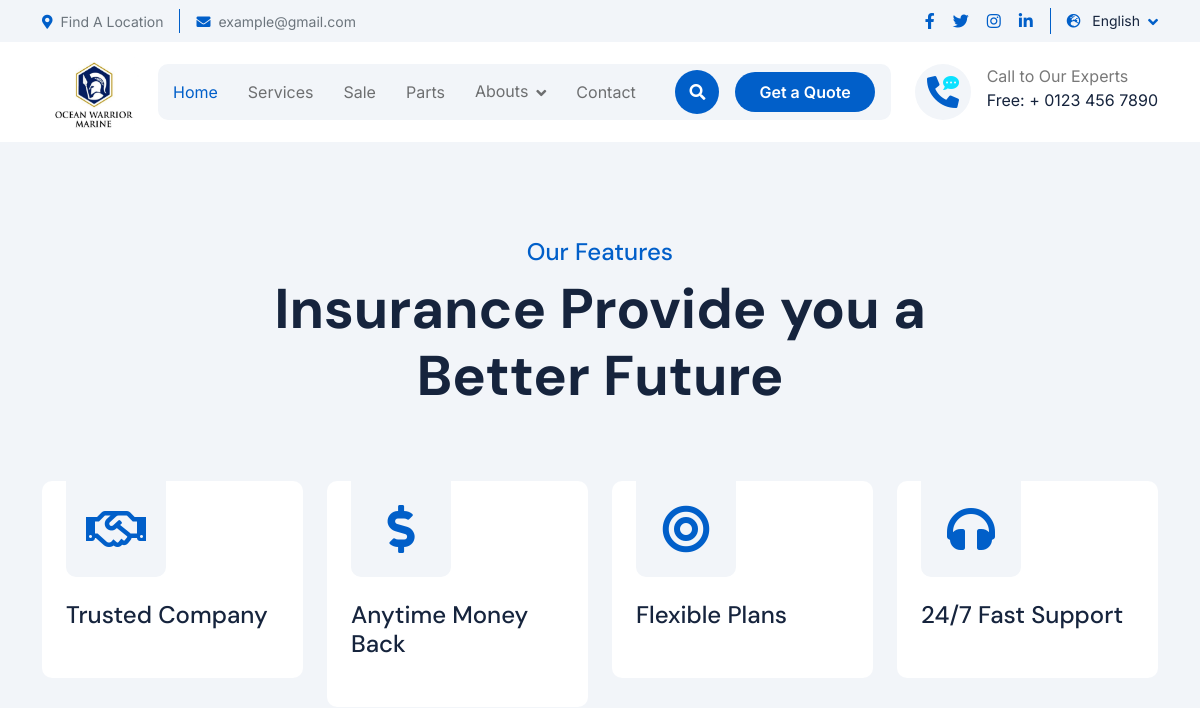
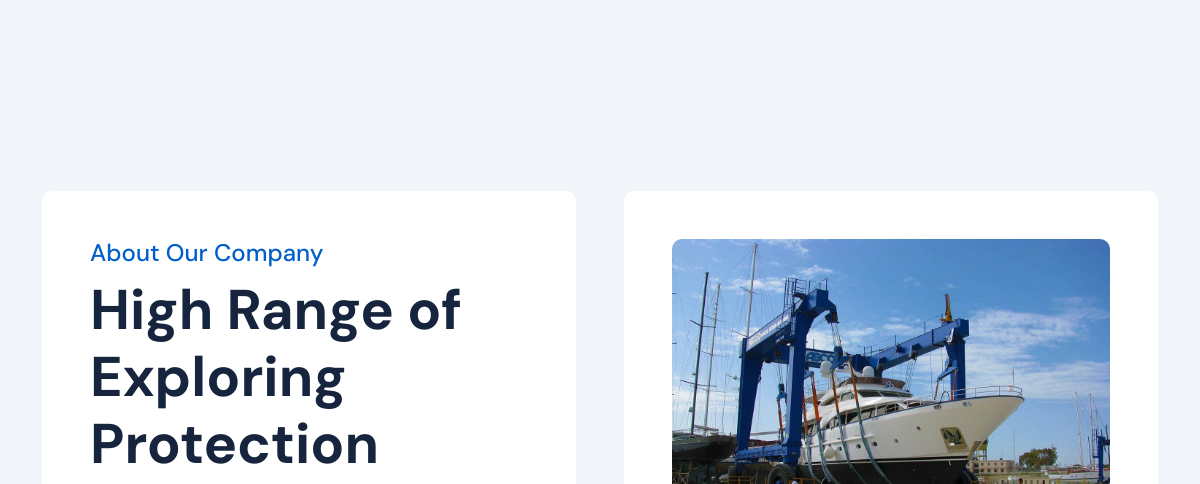
Before: / (upper part) with the older database file (2 pictures, top to bottom).
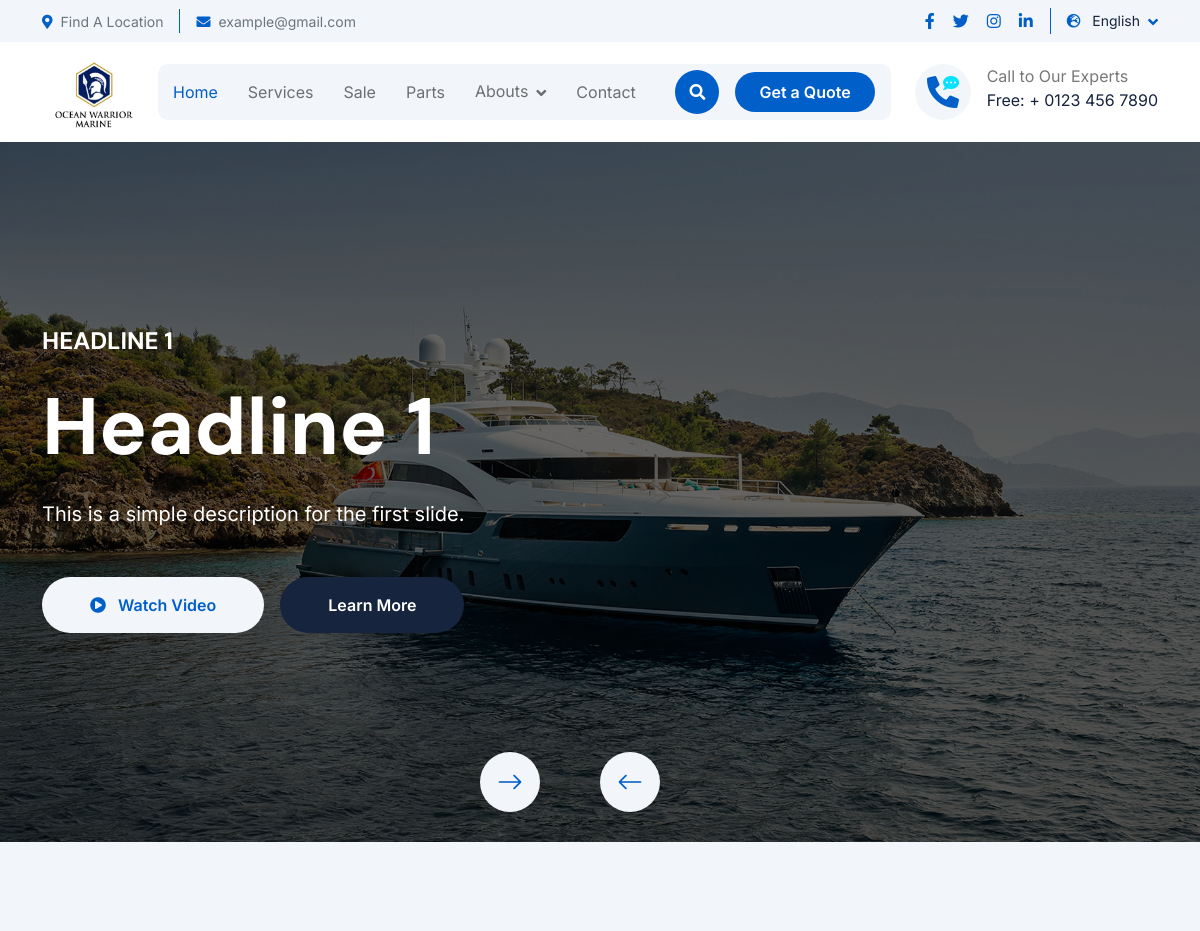
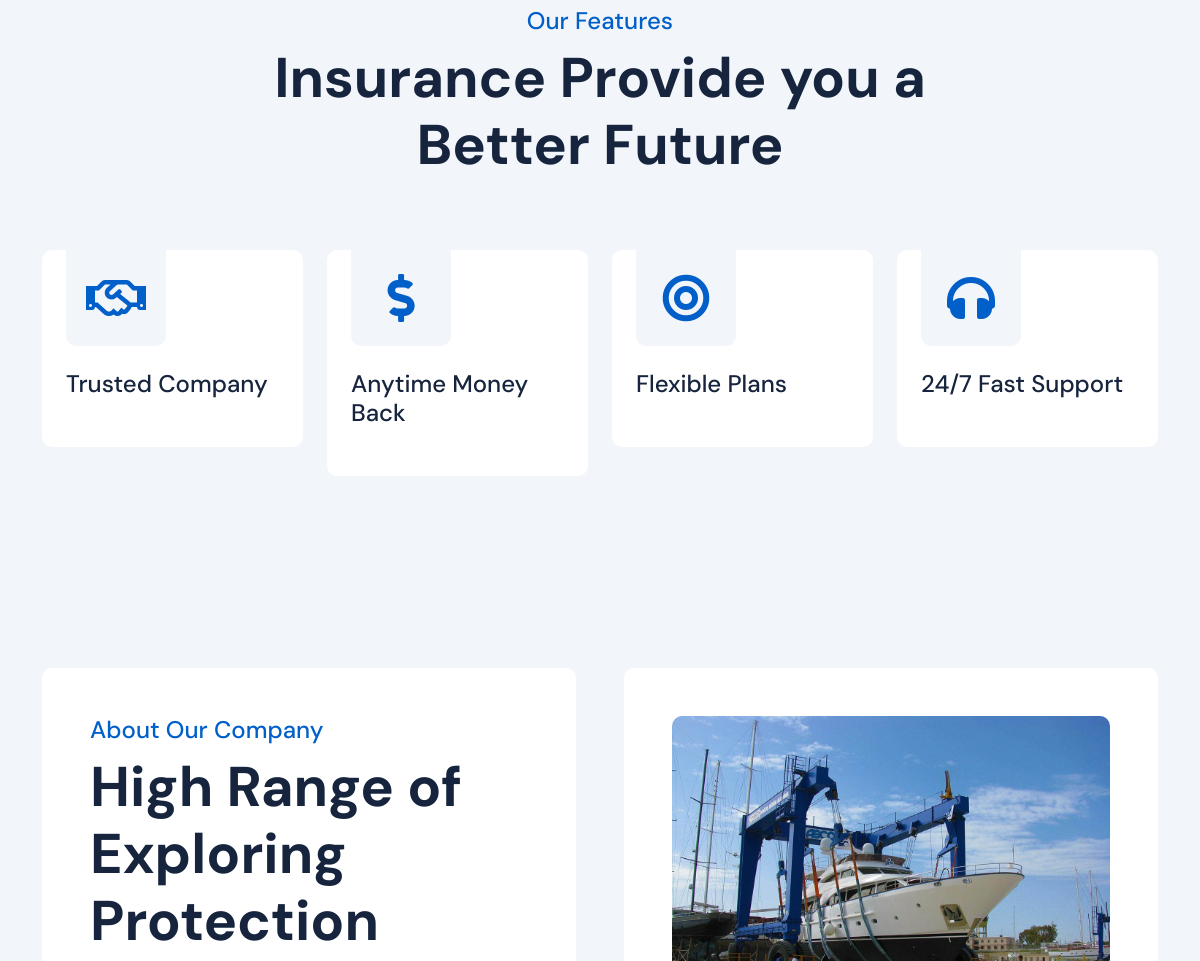
After: the same page with the newer database file (2 pictures, top to bottom).
### settings/models.py (models this page shows, shortened)
class Images(models.Model):
    title = models.CharField(_("title"), max_length=150 , help_text=_('this title is display in slider in home page'))
    settings = models.ForeignKey(Settings, related_name='home_image',verbose_name="home_image", on_delete=models.CASCADE)
    description = models.TextField(max_length=1000)
    image = models.ImageField(_("image"), upload_to='homeImages/' , help_text='this image is display in slider in home page')
    class Meta:
        verbose_name = _("Home Images")
        verbose_name_plural = _("Home Images")

### settings/views.py (the view)
# urls.py: 2. Add a URL to urlpatterns:  path('', views.home, name='home')
def home(request):
    about = AboutUS.objects.last()
    faqs = FAQ.objects.all()
    services = Services.objects.all()[:4]
    images = Images.objects.all()
    context = {
        'about':about,
        'faqs':faqs,
        'services':services,
        'images':images,
    }
    return render(request , 'home.html' , context)

### settings/templates/home.html (shortened to what the changed rows need)
{% extends "base.html" %}
{% load static %}
{% block body %}
<div class="header-carousel owl-carousel">
    {% for image in images %}
    <div class="header-carousel-item" style="background: linear-gradient(to bottom, rgba(0, 0, 0, 0.5), rgba(0, 0, 0, 0.5)), url('{{ image.image.url }}'); background-size: cover; background-position: center;">
        <div class="carousel-caption">
            <div class="container">
                <div class="row g-4 align-items-center">
                    <div class="col-lg-7 animated fadeInLeft">
                        <div class="text-sm-center text-md-start">
                            <h4 class="text-white text-uppercase fw-bold mb-4">{{ image.title }}</h4>
                            <h1 class="display-1 text-white mb-4">{{ image.title }}</h1>
                            <p class="mb-5 fs-5">{{ image.description }}</p>
                            <div class="d-flex justify-content-center justify-content-md-start flex-shrink-0 mb-4">
                                <a class="btn btn-light rounded-pill py-3 px-4 px-md-5 me-2" href="#"><i class="fas fa-play-circle me-2"></i> Watch Video</a>
                                <a class="btn btn-dark rounded-pill py-3 px-4 px-md-5 ms-2" href="#">Learn More</a>
                            </div>
                        </div>
                    </div>
                </div>
            </div>
        </div>
    </div>
    {% endfor %}
</div>
        <div class="container-fluid feature bg-light py-5">
            <div class="container py-5">
                <div class="text-center mx-auto pb-5 wow fadeInUp" data-wow-delay="0.2s" style="max-width: 800px;">
                    <h1 class="display-4 mb-4">Insurance Provide you a Better Future</h1>
                </div>
            </div>
        </div>
<div class="container-fluid bg-light about py-5">
    <div class="container py-5">
        <div class="row g-5">
            <div class="col-xl-6 wow fadeInLeft" data-wow-delay="0.2s">
                <div class="about-item-content bg-white rounded p-5 h-100">
                    <h1 class="display-4 mb-4">High Range of Exploring Protection</h1>
                </div>
            </div>
        </div>
    </div>
</div>
{% endblock body %}

Changed rows visible on the page:
added Images: image (picture), title "HEADLINE 1", title "Headline 1", description "This is a simple description for the first slide."
